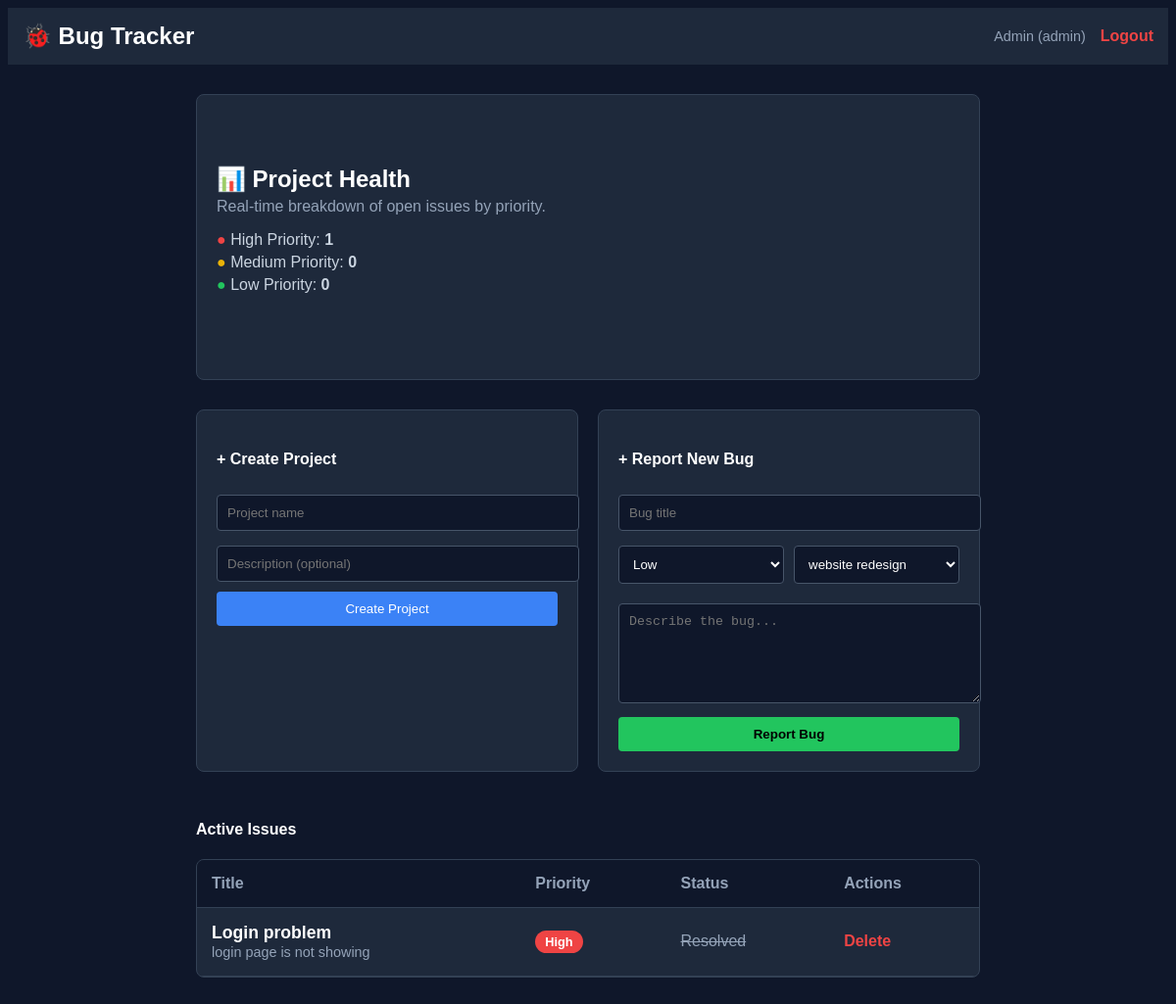
The page /dashboard (signed in) on the database its author committed.
### models.py (models this page shows, shortened)
class User(db.Model, UserMixin):
    id = db.Column(db.Integer, primary_key=True)
    username = db.Column(db.String(100), nullable=False)
    email = db.Column(db.String(100), unique=True, nullable=False)
    password = db.Column(db.String(200), nullable=False)
    role = db.Column(db.String(20), default='user')  # 'admin' or 'user'
    bugs_reported = db.relationship('Bug', backref='reporter', lazy=True)

class Bug(db.Model):
    id = db.Column(db.Integer, primary_key=True)
    title = db.Column(db.String(200), nullable=False)
    description = db.Column(db.Text)
    priority = db.Column(db.String(20), default='Low')  # High, Medium, Low
    status = db.Column(db.String(20), default='Open')   # Open, Resolved
    created_at = db.Column(db.DateTime, default=db.func.current_timestamp())
    project_id = db.Column(db.Integer, db.ForeignKey('project.id'), nullable=False)
    created_by = db.Column(db.Integer, db.ForeignKey('user.id'), nullable=False)

### app.py (the view)
@app.route("/dashboard")
@login_required
def dashboard():
    bugs = Bug.query.order_by(Bug.status.desc()).all()
    projects = Project.query.all()
    high = Bug.query.filter_by(priority='High').count()
    medium = Bug.query.filter_by(priority='Medium').count()
    low = Bug.query.filter_by(priority='Low').count()
    return render_template("dashboard.html", bugs=bugs, projects=projects,
                           high=high, medium=medium, low=low)

### app.py (called while the page is built)
@login_manager.user_loader
def load_user(user_id):
    return User.query.get(int(user_id))

### templates/dashboard.html (shortened to what this page needs)
{% extends "base.html" %}
{% block content %}
<div style="background:#1e293b; padding:20px; border-radius:8px; margin-bottom:30px; display:flex; align-items:center; justify-content:space-between; border:1px solid #334155;">
    <div style="width:50%;">
        <h2 style="margin:0;">📊 Project Health</h2>
        <p style="color:#94a3b8; margin-top:5px;">Real-time breakdown of open issues by priority.</p>
        <ul style="color:#cbd5e1; margin-top:15px; list-style:none; padding:0;">
            <li style="margin-bottom:5px;"><span style="color:#ef4444">●</span> High Priority: <strong>{{ high|default(0) }}</strong></li>
            <li style="margin-bottom:5px;"><span style="color:#eab308">●</span> Medium Priority: <strong>{{ medium|default(0) }}</strong></li>
            <li style="margin-bottom:5px;"><span style="color:#22c55e">●</span> Low Priority: <strong>{{ low|default(0) }}</strong></li>
        </ul>
    </div>
    <div style="width:250px; height:250px;">
        <canvas id="priorityChart"></canvas>
    </div>
</div>
<div style="display:flex; gap:20px; flex-wrap:wrap;">
    {% if current_user.role == "admin" %}
    <div class="panel" style="flex:1; min-width:300px; background:#1e293b; padding:20px; border-radius:8px; border:1px solid #334155;">
        <h4>+ Create Project</h4>
        <form method="POST" action="{{ url_for('create_project') }}">
            <input name="name" placeholder="Project name" required style="width:100%; padding:10px; margin-bottom:10px; background:#0f172a; border:1px solid #475569; color:white; border-radius:4px;">
            <input name="description" placeholder="Description (optional)" style="width:100%; padding:10px; margin-bottom:10px; background:#0f172a; border:1px solid #475569; color:white; border-radius:4px;">
            <button style="width:100%; padding:10px; background:#3b82f6; color:white; border:none; border-radius:4px; cursor:pointer;">Create Project</button>
        </form>
    </div>
    {% endif %}
    <div class="panel" style="flex:1; min-width:300px; background:#1e293b; padding:20px; border-radius:8px; border:1px solid #334155;">
        <h4>+ Report New Bug</h4>
        {% if projects %}
        <form method="POST" action="{{ url_for('create_bug') }}">
            <input name="title" placeholder="Bug title" required style="width:100%; padding:10px; margin-bottom:10px; background:#0f172a; border:1px solid #475569; color:white; border-radius:4px;">
            <div style="display:flex; gap:10px; margin-bottom:10px;">
                <select name="priority" style="flex:1; padding:10px; background:#0f172a; border:1px solid #475569; color:white; border-radius:4px;">
                    <option value="Low">Low</option>
                </select>
                <select name="project_id" style="flex:1; padding:10px; background:#0f172a; border:1px solid #475569; color:white; border-radius:4px;">
                    {% for p in projects %}
                    <option value="{{ p.id }}">{{ p.name }}</option>
                    {% endfor %}
                </select>
            </div>
            <textarea name="description" placeholder="Describe the bug..." required style="width:100%; height:80px; padding:10px; margin-bottom:10px; background:#0f172a; border:1px solid #475569; color:white; border-radius:4px;"></textarea>
            <button style="width:100%; padding:10px; background:#22c55e; color:black; font-weight:bold; border:none; border-radius:4px; cursor:pointer;">Report Bug</button>
        </form>
        {% endif %}
    </div>
</div>
<h4 style="margin-top:30px;">Active Issues</h4>
<div style="background:#1e293b; border-radius:8px; overflow:hidden; border:1px solid #334155;">
    <table style="width:100%; border-collapse:collapse;">
        <thead>
            <tr style="background:#0f172a; text-align:left;">
                <th style="padding:15px; color:#94a3b8;">Title</th>
                <th style="padding:15px; color:#94a3b8;">Priority</th>
                <th style="padding:15px; color:#94a3b8;">Status</th>
                <th style="padding:15px; color:#94a3b8;">Actions</th>
            </tr>
        </thead>
        <tbody>
        {% for bug in bugs %}
        <tr style="border-bottom:1px solid #334155;">
            <td style="padding:15px;">
                <strong style="font-size:1.1em;">{{ bug.title }}</strong><br>
                <span style="color:#94a3b8; font-size:0.9em;">{{ bug.description }}</span>
            </td>
            <td style="padding:15px;">
                {% if bug.priority == 'High' %}
                <span style="background:#ef4444; color:white; padding:4px 10px; border-radius:20px; font-size:0.8em; font-weight:bold;">High</span>
                {% elif bug.priority == 'Medium' %}
                <span style="background:#eab308; color:black; padding:4px 10px; border-radius:20px; font-size:0.8em; font-weight:bold;">Medium</span>
                {% else %}
                <span style="background:#22c55e; color:black; padding:4px 10px; border-radius:20px; font-size:0.8em; font-weight:bold;">Low</span>
                {% endif %}
            </td>
            <td style="padding:15px;">
                {% if bug.status == 'Resolved' %}
                <span style="color:#94a3b8; text-decoration:line-through;">Resolved</span>
                {% else %}
                <span style="color:#38bdf8; font-weight:bold;">Open</span>
                {% endif %}
            </td>
            <td style="padding:15px;">
                {% if current_user.role == 'admin' %}
                <a href="{{ url_for('delete_bug', id=bug.id) }}" style="color:#ef4444; text-decoration:none; font-weight:bold;" onclick="return confirm('Are you sure you want to delete this bug?');">Delete</a>
                {% endif %}
            </td>
        </tr>
        {% else %}
        <tr>
            <td colspan="4" style="padding:30px; text-align:center; color:#94a3b8;">
                🎉 No bugs reported! Good job.
            </td>
        </tr>
        {% endfor %}
        </tbody>
    </table>
</div>
<script>
const chartEl = document.getElementById("priorityChart");
if (chartEl) {
    new Chart(chartEl, {
        type: "doughnut",
        data: {
            labels: ["High", "Medium", "Low"],
            datasets: [{
                data: [
                    {{ high|default(0) }},
                    {{ medium|default(0) }},
                    {{ low|default(0) }}
                ],
                backgroundColor: ["#ef4444","#eab308","#22c55e"],
                borderWidth: 0
            }]
        },
        options: {
            responsive: true,
            maintainAspectRatio: false,
            cutout: "70%",
            plugins: { legend: { display: false } }
        }
    });
}
</script>
{% endblock %}

### templates/base.html (shortened to what this page needs)
<!DOCTYPE html>
<html>
<head>
    <link rel="stylesheet" href="{{ url_for('static', filename='css/style.css') }}">
</head>
<body>
<nav>
  <div style="display:flex; align-items:center; gap:10px;">
      <h2 style="margin:0;">🐞 Bug Tracker</h2>
  </div>
  {% if current_user.is_authenticated %}
    <div style="display:flex; align-items:center; gap:15px;">
        <span style="color:#94a3b8; font-size:0.9em;">
            {{ current_user.username }} ({{ current_user.role }})
        </span>
        <a href="{{ url_for('logout') }}" class="btn-nav" style="color:#ef4444; text-decoration:none; font-weight:bold;">Logout</a>
    </div>
  {% endif %}
</nav>
<div class="container">
    {% block content %}
    {% endblock %}
</div>
</body>
</html>

### static/css/style.css (style rules this page uses)
body { font-family: sans-serif; background: #0f172a; color: white; }
nav { background: #1e293b; padding: 15px; display: flex; justify-content: space-between; }
nav a { color: #38bdf8; text-decoration: none; }
.container { padding: 30px; max-width: 800px; margin: auto; }
.panel, .auth-box { background: #1e293b; padding: 20px; border-radius: 8px; margin-bottom: 20px; }
input, select, textarea { width: 100%; padding: 8px; margin: 5px 0; background: #334155; color: white; border: 1px solid #475569; }
button { background: #22c55e; color: black; padding: 10px; width: 100%; border: none; cursor: pointer; }
td, th { padding: 10px; border-bottom: 1px solid #334155; }
a { color: #38bdf8; text-decoration: none; }

### rows shown on the page
User: username "Admin", role "admin"
Bug: title "Login problem", description "login page is not showing", priority "High", status "Resolved"

### other values the page prints
{{ high|default(0) }} "1"
{{ medium|default(0) }} "0"
{{ low|default(0) }} "0"
form field project_id "website redesign"
